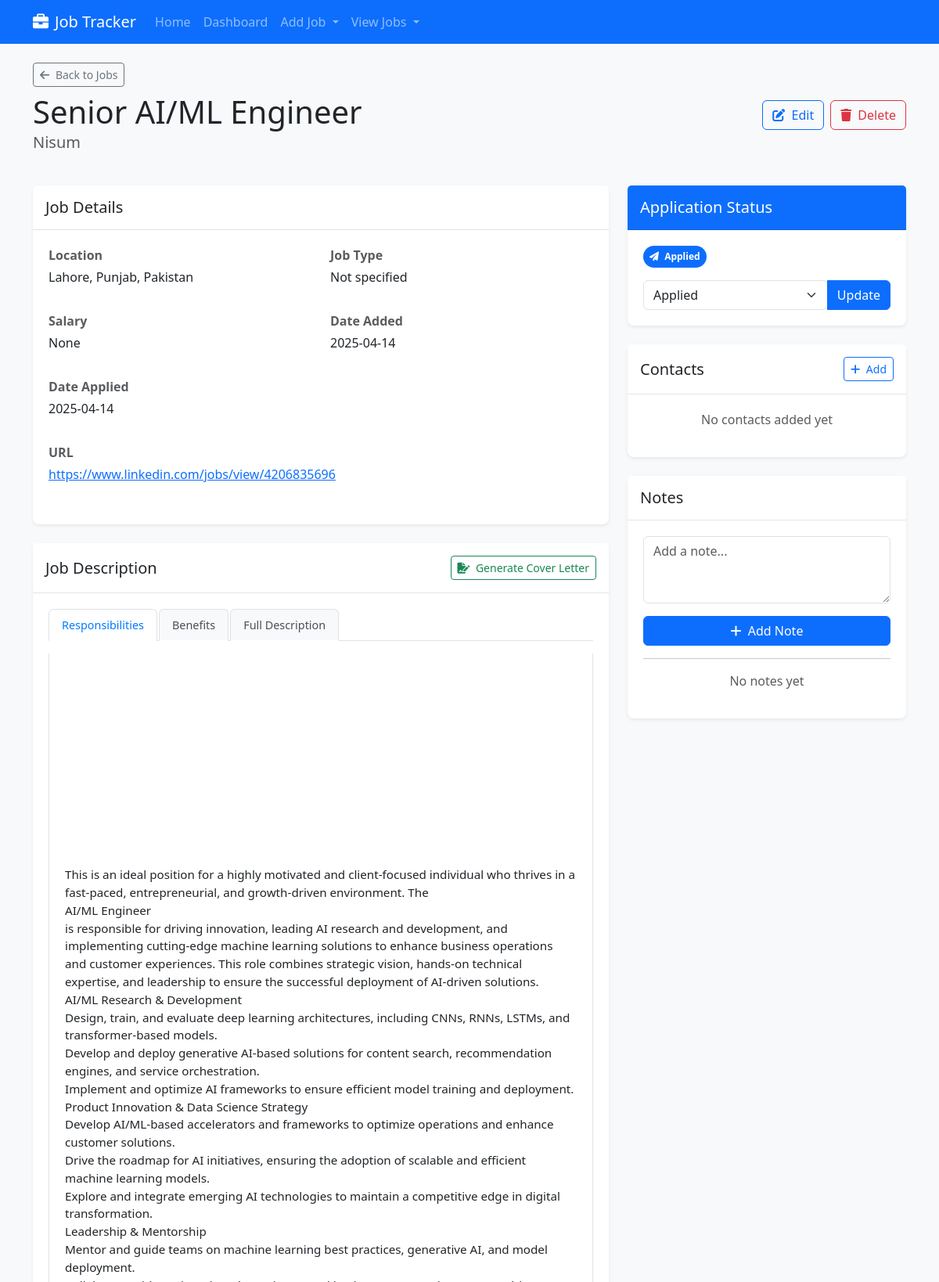
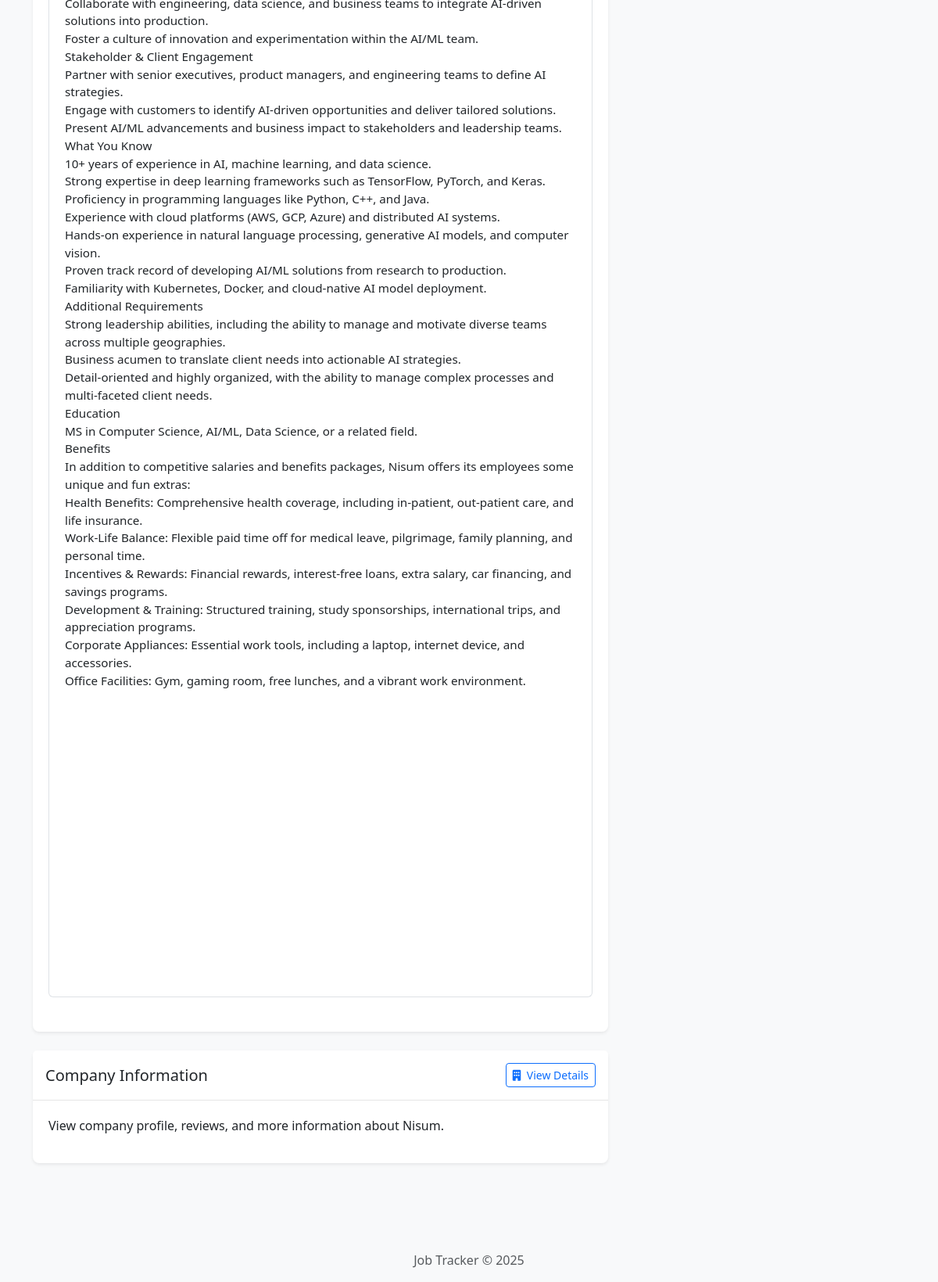
/jobs/jobs/6, run on the app's committed database (2 pictures, top to bottom).
### job_tracker/models.py (models this page shows, shortened)
class Job(db.Model):
    id = db.Column(db.Integer, primary_key=True)
    title = db.Column(db.String(100), nullable=False)
    company = db.Column(db.String(100), nullable=False)
    location = db.Column(db.String(100))
    description = db.Column(db.Text)
    url = db.Column(db.String(500))
    salary = db.Column(db.String(100))
    job_type = db.Column(db.String(50))  # Full-time, Part-time, Contract, etc.
    date_posted = db.Column(db.DateTime)
    date_added = db.Column(db.DateTime, default=datetime.utcnow)
    status = db.Column(db.String(50), default='Saved')  # Saved, Applied, Interview, Offer, Rejected
    date_applied = db.Column(db.DateTime)
    parsed_data = db.Column(db.Text)  # JSON string with structured job description data
    company_data = db.Column(db.Text)  # JSON string with structured company information
    company_reviews = db.Column(db.Text)  # JSON string with structured company reviews
    notes = db.relationship('Note', backref='job', lazy=True, cascade="all, delete-orphan")
    contacts = db.relationship('Contact', backref='job', lazy=True, cascade="all, delete-orphan")

### job_tracker/routes/job_routes.py (the view)
@job_bp.route('/jobs/<int:job_id>')
def view_job(job_id):
    job = Job.query.get_or_404(job_id)
    notes, contacts = _get_job_related_data(job_id)
    job = _prepare_job_parsed_data(job)
    return render_template(
        'jobs/view_with_tabs.html',
        job=job,
        notes=notes,
        contacts=contacts
    )

### templates/jobs/view_with_tabs.html (shortened to what this page needs)
{% extends 'base.html' %}
{% block content %}
<div class="d-flex justify-content-between align-items-center mb-4">
    <div>
        <a href="{{ url_for('job.list_jobs') }}" class="btn btn-outline-secondary btn-sm mb-2">
            <i class="fas fa-arrow-left me-1"></i> Back to Jobs
        </a>
        <h1 class="mb-0">{{ job.title }}</h1>
        <p class="text-muted fs-5">{{ job.company }}</p>
    </div>
    <div class="d-flex">
        <a href="{{ url_for('job.edit_job', job_id=job.id) }}" class="btn btn-outline-primary me-2">
            <i class="fas fa-edit me-1"></i> Edit
        </a>
        <button type="button" class="btn btn-outline-danger" data-bs-toggle="modal" data-bs-target="#deleteJobModal">
            <i class="fas fa-trash me-1"></i> Delete
        </button>
    </div>
</div>
<div class="row mb-4">
    <div class="col-md-8">
        <div class="card shadow-sm mb-4">
            <div class="card-header">
                <h5 class="mb-0">Job Details</h5>
            </div>
            <div class="card-body">
                <div class="row">
                    <div class="col-md-6 mb-3">
                        <p class="mb-1 fw-bold text-muted">Location</p>
                        <p>{{ job.location or 'Not specified' }}</p>
                    </div>
                    <div class="col-md-6 mb-3">
                        <p class="mb-1 fw-bold text-muted">Job Type</p>
                        <p>{{ job.job_type or 'Not specified' }}</p>
                    </div>
                    <div class="col-md-6 mb-3">
                        <p class="mb-1 fw-bold text-muted">Salary</p>
                        <p>{{ job.salary or 'Not specified' }}</p>
                    </div>
                    <div class="col-md-6 mb-3">
                        <p class="mb-1 fw-bold text-muted">Date Added</p>
                        <p>{{ job.date_added.strftime('%Y-%m-%d') }}</p>
                    </div>
                    {% if job.date_applied %}
                    <div class="col-md-6 mb-3">
                        <p class="mb-1 fw-bold text-muted">Date Applied</p>
                        <p>{{ job.date_applied.strftime('%Y-%m-%d') }}</p>
                    </div>
                    {% endif %}
                    {% if job.url %}
                    <div class="col-md-12 mb-3">
                        <p class="mb-1 fw-bold text-muted">URL</p>
                        <p><a href="{{ job.url }}" target="_blank" class="text-break">{{ job.url }}</a></p>
                    </div>
                    {% endif %}
                </div>
            </div>
        </div>
        <div class="card shadow-sm mb-4">
            <div class="card-header d-flex justify-content-between align-items-center">
                <h5 class="mb-0">Job Description</h5>
                <button id="generateCoverLetterBtn" class="btn btn-outline-success btn-sm" type="button">
                    <i class="fas fa-file-signature me-1"></i> Generate Cover Letter
                </button>
            </div>
            <div class="card-body">
                <div class="job-description">
                    {% if job.description %}
                        {% if job.parsed_data and job.parsed_data.sections %}
                            <ul class="nav nav-tabs mb-3" id="jobDescriptionTabs" role="tablist">
                                {% set active_tab = true %}
                                {% set shown_titles = [] %}
                                {% for section in job.parsed_data.sections %}
                                    {% if section.content and section.title not in shown_titles %}
                                        {% set _ = shown_titles.append(section.title) %}
                                        <li class="nav-item" role="presentation">
                                            <button class="nav-link {% if active_tab %}active{% set active_tab = false %}{% endif %}"
                                                    id="section-{{ section.title|lower|replace(' ', '-') }}-tab"
                                                    data-bs-toggle="tab"
                                                    data-bs-target="#section-{{ section.title|lower|replace(' ', '-') }}"
                                                    type="button" role="tab"
                                                    aria-controls="section-{{ section.title|lower|replace(' ', '-') }}"
                                                    aria-selected="{% if active_tab %}true{% else %}false{% endif %}">
                                                {{ section.title }}
                                            </button>
                                        </li>
                                    {% endif %}
                                {% endfor %}
                                <li class="nav-item" role="presentation">
                                    <button class="nav-link {% if active_tab %}active{% endif %}"
                                            id="section-full-description-tab"
                                            data-bs-toggle="tab"
                                            data-bs-target="#section-full-description"
                                            type="button" role="tab"
                                            aria-controls="section-full-description"
                                            aria-selected="{% if active_tab %}true{% else %}false{% endif %}">
                                        Full Description
                                    </button>
                                </li>
                            </ul>
                            <div class="tab-content border border-top-0 rounded-bottom">
                                {% set active_tab = true %}
                                {% set shown_titles = [] %}
                                {% for section in job.parsed_data.sections %}
                                    {% if section.content and section.title not in shown_titles %}
                                        {% set _ = shown_titles.append(section.title) %}
                                        <div class="tab-pane fade {% if active_tab %}show active{% set active_tab = false %}{% endif %}"
                                             id="section-{{ section.title|lower|replace(' ', '-') }}"
                                             role="tabpanel"
                                             aria-labelledby="section-{{ section.title|lower|replace(' ', '-') }}-tab">
                                            {% if section.type == 'list' %}
                                                <ul class="mb-0">
                                                    {% for item in section.content %}
                                                        <li>{{ item|trim }}</li>
                                                    {% endfor %}
                                                </ul>
                                            {% else %}
                                                <div class="section-content">{{ section.content|trim|replace('\n\n\n', '\n')|replace('\n\n', '\n')|safe }}</div>
                                            {% endif %}
                                        </div>
                                    {% endif %}
                                {% endfor %}
                            </div>
                        {% else %}
                            <div class="p-3 border rounded">
                                {{ job.description|nl2br }}
                            </div>
                        {% endif %}
                    {% else %}
                        <p class="text-muted">No description available</p>
                    {% endif %}
                </div>
            </div>
        </div>
        <div class="card shadow-sm mb-4">
            <div class="card-header d-flex justify-content-between align-items-center">
                <h5 class="mb-0">Company Information</h5>
                <a href="{{ url_for('company.view_company_info', job_id=job.id) }}" class="btn btn-sm btn-outline-primary">
                    <i class="fas fa-building me-1"></i> View Details
                </a>
            </div>
            <div class="card-body">
                <p>View company profile, reviews, and more information about {{ job.company }}.</p>
            </div>
        </div>
    </div>
    <div class="col-md-4">
        <div class="card shadow-sm mb-4">
            <div class="card-header bg-primary text-white">
                <h5 class="mb-0">Application Status</h5>
            </div>
            <div class="card-body">
                <div class="mb-3">
                    <div class="d-flex align-items-center mb-3">
                        <div class="me-3">
                            {% if job.status == 'Saved' %}
                                <span class="badge rounded-pill bg-secondary p-2"><i class="fas fa-bookmark me-1"></i> {{ job.status }}</span>
                            {% elif job.status == 'Applied' %}
                                <span class="badge rounded-pill bg-primary p-2"><i class="fas fa-paper-plane me-1"></i> {{ job.status }}</span>
                            {% elif job.status == 'Interview' %}
                                <span class="badge rounded-pill bg-info p-2"><i class="fas fa-comments me-1"></i> {{ job.status }}</span>
                            {% elif job.status == 'Offer' %}
                                <span class="badge rounded-pill bg-success p-2"><i class="fas fa-check-circle me-1"></i> {{ job.status }}</span>
                            {% elif job.status == 'Rejected' %}
                                <span class="badge rounded-pill bg-danger p-2"><i class="fas fa-times-circle me-1"></i> {{ job.status }}</span>
                            {% else %}
                                <span class="badge rounded-pill bg-secondary p-2">{{ job.status }}</span>
                            {% endif %}
                        </div>
                    </div>
                </div>
                <form action="{{ url_for('job.update_status', job_id=job.id) }}" method="post">
                    <div class="d-grid gap-2">
                        <div class="btn-group">
                            <select name="status" class="form-select" aria-label="Update status">
                                <option value="Applied" {% if job.status == 'Applied' %}selected{% endif %}>Applied</option>
                            </select>
                            <button type="submit" class="btn btn-primary">Update</button>
                        </div>
                    </div>
                </form>
            </div>
        </div>
        <div class="card shadow-sm mb-4">
            <div class="card-header d-flex justify-content-between align-items-center">
                <h5 class="mb-0">Contacts</h5>
                <button type="button" class="btn btn-sm btn-outline-primary" data-bs-toggle="modal" data-bs-target="#addContactModal">
                    <i class="fas fa-plus me-1"></i> Add
                </button>
            </div>
            <div class="card-body">
                {% if contacts %}
                    <div class="contacts-list">
                        {% for contact in contacts %}
                            <div class="contact-item mb-3 p-2 border rounded">
                                <div class="fw-bold">{{ contact.name }}</div>
                                {% if contact.title %}
                                    <div class="text-muted small">{{ contact.title }}</div>
                                {% endif %}
                                <div class="mt-2 d-flex flex-wrap gap-2">
                                    {% if contact.email %}
                                        <a href="mailto:{{ contact.email }}" class="btn btn-sm btn-outline-secondary">
                                            <i class="fas fa-envelope me-1"></i> Email
                                        </a>
                                    {% endif %}
                                    {% if contact.phone %}
                                        <a href="tel:{{ contact.phone }}" class="btn btn-sm btn-outline-secondary">
                                            <i class="fas fa-phone me-1"></i> Call
                                        </a>
                                    {% endif %}
                                    {% if contact.linkedin %}
                                        <a href="{{ contact.linkedin }}" target="_blank" class="btn btn-sm btn-outline-secondary">
                                            <i class="fab fa-linkedin me-1"></i> LinkedIn
                                        </a>
                                    {% endif %}
                                </div>
                            </div>
                        {% endfor %}
                    </div>
                {% else %}
                    <p class="text-center text-muted">No contacts added yet</p>
                {% endif %}
            </div>
        </div>
        <div class="card shadow-sm">
            <div class="card-header">
                <h5 class="mb-0">Notes</h5>
            </div>
            <div class="card-body">
                <form action="{{ url_for('job.add_note', job_id=job.id) }}" method="post" class="mb-3">
                    <div class="mb-3">
                        <textarea name="note_content" class="form-control" rows="3" placeholder="Add a note..."></textarea>
                    </div>
                    <div class="d-grid">
                        <button type="submit" class="btn btn-primary">
                            <i class="fas fa-plus me-1"></i> Add Note
                        </button>
                    </div>
                </form>
                <hr>
                {% if notes %}
                <div class="notes-timeline" style="max-height: 400px; overflow-y: auto;">
                    {% for note in notes %}
                    <div class="note-item mb-3">
                        <div class="d-flex justify-content-between mb-1">
                            <small class="text-muted">{{ note.date_added.strftime('%Y-%m-%d %H:%M') }}</small>
                        </div>
                        <div class="note-content p-2 border rounded bg-light">
                            {{ note.content|nl2br }}
                        </div>
                    </div>
                    {% endfor %}
                </div>
                {% else %}
                <p class="text-center text-muted">No notes yet</p>
                {% endif %}
            </div>
        </div>
    </div>
</div>
{% endblock %}

### data on the page
Job: title "Senior AI/ML Engineer", company "Nisum", location "Lahore, Punjab, Pakistan", job_type "Not specified", salary "None", date_added "2025-04-14", date_applied "2025-04-14", url "https://www.linkedin.com/jobs/view/4206835696", status "Applied"

### other printed values
{{ section.title }} "Responsibilities" "Benefits"
